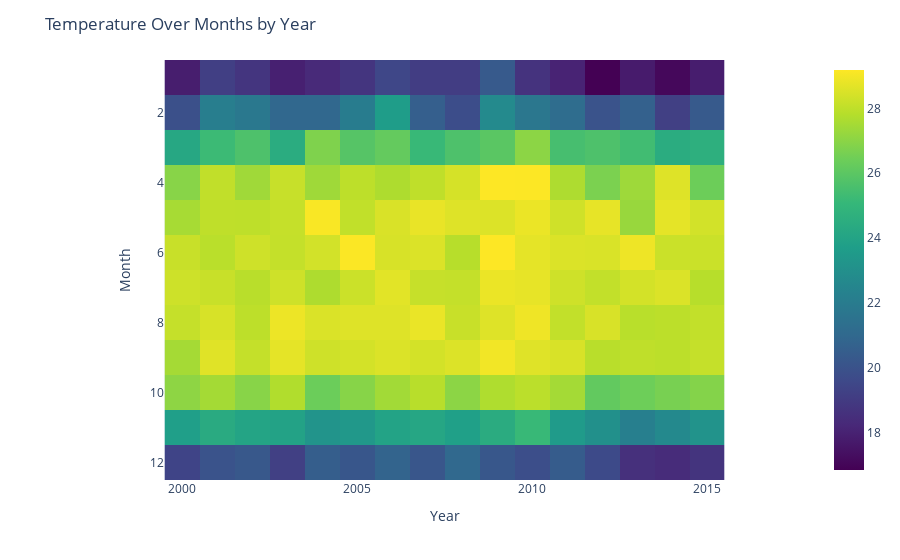

Here is the notebook cell this chart was saved with:
### Code cell
fig = px.imshow(fp, x=fp.columns, y=fp.index, color_continuous_scale='Viridis')
fig.update_layout(title='Temperature Over Months by Year')
fig.show()

### Figure 1 — Plotly figure (JSON) as saved in the notebook; plotly's stock layout.template omitted (floating-point values rounded to 4 significant figures; data arrays with more than 128 entries replaced by an {"elided": "..."} marker saying what was removed)
{"data": [{"coloraxis": "coloraxis", "hovertemplate": "Year: %{x}<br>Month: %{y}<br>color: %{z}<extra></extra>", "name": "0", "type": "heatmap", "x": [2000, 2001, 2002, 2003, 2004, 2005, 2006, 2007, 2008, 2009, 2010, 2011, 2012, 2013, 2014, 2015], "xaxis": "x", "y": [1, 2, 3, 4, 5, 6, 7, 8, 9, 10, 11, 12], "yaxis": "y", "z": {"elided": "12x16 float values"}}], "layout": {"coloraxis": {"colorscale": [[0, "#440154"], [0.1111, "#482878"], [0.2222, "#3e4989"], [0.3333, "#31688e"], [0.4444, "#26828e"], [0.5556, "#1f9e89"], [0.6667, "#35b779"], [0.7778, "#6ece58"], [0.8889, "#b5de2b"], [1, "#fde725"]]}, "margin": {"t": 60}, "title": {"text": "Temperature Over Months by Year"}, "xaxis": {"anchor": "y", "constrain": "domain", "domain": [0, 1], "scaleanchor": "y", "title": {"text": "Year"}}, "yaxis": {"anchor": "x", "autorange": "reversed", "constrain": "domain", "domain": [0, 1], "title": {"text": "Month"}}}}
